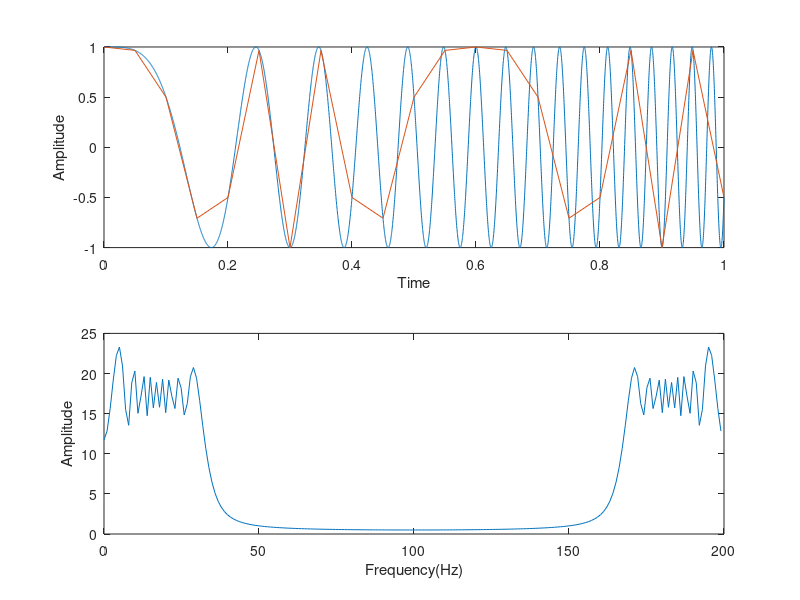

Source code (MATLAB):
delete(findall(0, 'Type', 'figure'));
clear;
close;
clc;

fs=200;

% Signal
t=0:1/5000:1
y=chirp(t,0,1,fs/6);

% Sampled signal
t_sample=0:1/fs:1;
y_sample=chirp(t_sample,0,1,fs/6);

% Down sampled signal
t_down=0:1/20:1;
y_down=chirp(t_down, 0,1,fs/6);

% filtered signal by a 10Hz low pass filer of order 2
[b, a] = butter(2, 0.1);

% FFT of sampled signal
NFFT=length(t_sample);
fft_weight=fft(y_sample, NFFT);
F = ((0:1/NFFT:1-1/NFFT)*fs);

figure

subplot(2,1,1);
plot(t, y);
hold on
plot(t_down, y_down);
xlabel('Time');
ylabel('Amplitude');

subplot(2,1,2)
plot(F, abs(fft_weight));
xlabel('Frequency(Hz)');
ylabel('Amplitude');